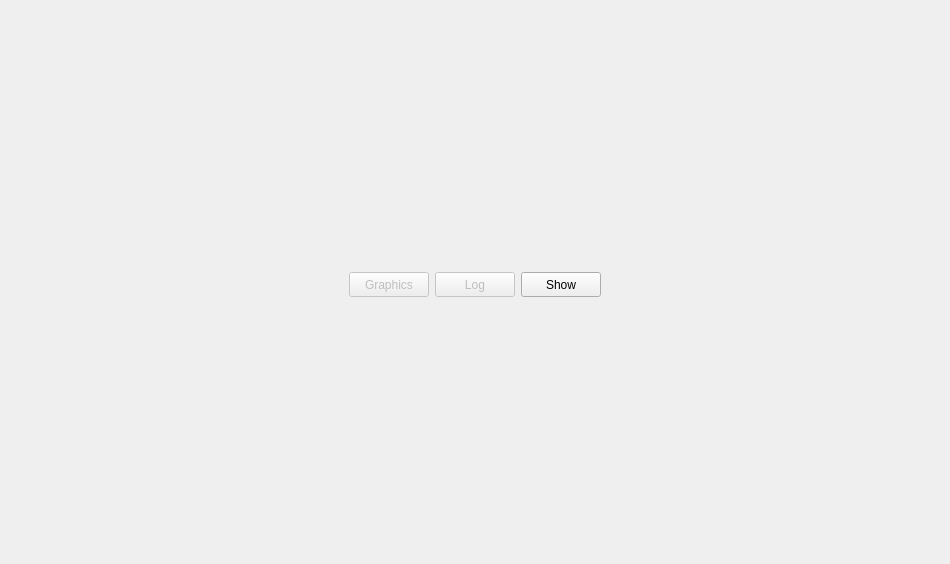
<?xml version="1.0" encoding="UTF-8"?>
<ui version="4.0">
 <class>Form</class>
 <widget class="QWidget" name="Form">
  <property name="geometry">
   <rect>
    <x>0</x>
    <y>0</y>
    <width>950</width>
    <height>564</height>
   </rect>
  </property>
  <property name="sizePolicy">
   <sizepolicy hsizetype="Expanding" vsizetype="Expanding">
    <horstretch>0</horstretch>
    <verstretch>0</verstretch>
   </sizepolicy>
  </property>
  <property name="minimumSize">
   <size>
    <width>0</width>
    <height>25</height>
   </size>
  </property>
  <property name="windowTitle">
   <string>Form</string>
  </property>
  <widget class="QWidget" name="widget" native="true">
   <property name="geometry">
    <rect>
     <x>0</x>
     <y>0</y>
     <width>951</width>
     <height>561</height>
    </rect>
   </property>
   <property name="sizePolicy">
    <sizepolicy hsizetype="Expanding" vsizetype="Minimum">
     <horstretch>0</horstretch>
     <verstretch>0</verstretch>
    </sizepolicy>
   </property>
   <property name="minimumSize">
    <size>
     <width>0</width>
     <height>25</height>
    </size>
   </property>
   <widget class="QWidget" name="gridLayoutWidget">
    <property name="geometry">
     <rect>
      <x>9</x>
      <y>9</y>
      <width>931</width>
      <height>551</height>
     </rect>
    </property>
    <layout class="QGridLayout" name="gridLayout">
     <item row="0" column="2">
      <widget class="QPushButton" name="logButton">
       <property name="enabled">
        <bool>false</bool>
       </property>
       <property name="minimumSize">
        <size>
         <width>0</width>
         <height>25</height>
        </size>
       </property>
       <property name="text">
        <string>Log</string>
       </property>
       <property name="checkable">
        <bool>true</bool>
       </property>
      </widget>
     </item>
     <item row="0" column="1">
      <widget class="QPushButton" name="graphicsButton">
       <property name="enabled">
        <bool>false</bool>
       </property>
       <property name="minimumSize">
        <size>
         <width>0</width>
         <height>25</height>
        </size>
       </property>
       <property name="text">
        <string>Graphics</string>
       </property>
       <property name="checkable">
        <bool>true</bool>
       </property>
       <property name="checked">
        <bool>false</bool>
       </property>
       <property name="default">
        <bool>false</bool>
       </property>
      </widget>
     </item>
     <item row="0" column="4">
      <spacer name="horizontalSpacerR">
       <property name="orientation">
        <enum>Qt::Horizontal</enum>
       </property>
       <property name="sizeHint" stdset="0">
        <size>
         <width>40</width>
         <height>20</height>
        </size>
       </property>
      </spacer>
     </item>
     <item row="0" column="3">
      <widget class="QPushButton" name="toggleButton">
       <property name="minimumSize">
        <size>
         <width>0</width>
         <height>25</height>
        </size>
       </property>
       <property name="text">
        <string>Show</string>
       </property>
      </widget>
     </item>
     <item row="0" column="0">
      <spacer name="horizontalSpacerL">
       <property name="orientation">
        <enum>Qt::Horizontal</enum>
       </property>
       <property name="sizeHint" stdset="0">
        <size>
         <width>40</width>
         <height>20</height>
        </size>
       </property>
      </spacer>
     </item>
    </layout>
   </widget>
  </widget>
 </widget>
 <resources/>
 <connections/>
</ui>
